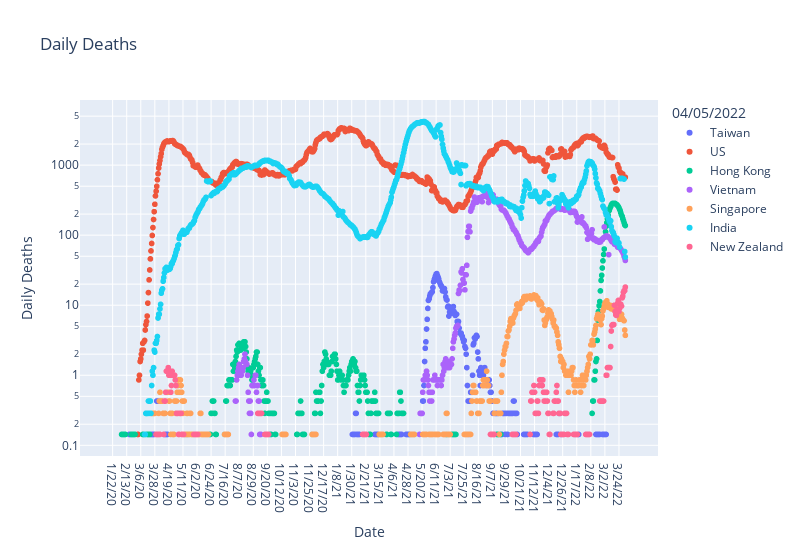

Notebook code for this chart:
### Code cell
ploty_line('Daily Deaths', log_plot=True)

### Figure 1 — Plotly figure (JSON) as saved in the notebook; plotly's stock layout.template omitted (floating-point values rounded to 4 significant figures; data arrays with more than 128 entries replaced by an {"elided": "..."} marker saying what was removed)
{"data": [{"hovertemplate": "04/05/2022=Taiwan<br>Date=%{x}<br>Daily Deaths=%{y}<extra></extra>", "legendgroup": "Taiwan", "marker": {"color": "#636efa", "symbol": "circle"}, "mode": "markers", "name": "Taiwan", "showlegend": true, "type": "scattergl", "x": {"elided": "803 str values"}, "xaxis": "x", "y": {"elided": "803 float values"}, "yaxis": "y"}, {"hovertemplate": "04/05/2022=US<br>Date=%{x}<br>Daily Deaths=%{y}<extra></extra>", "legendgroup": "US", "marker": {"color": "#EF553B", "symbol": "circle"}, "mode": "markers", "name": "US", "showlegend": true, "type": "scattergl", "x": {"elided": "803 str values"}, "xaxis": "x", "y": {"elided": "803 float values"}, "yaxis": "y"}, {"hovertemplate": "04/05/2022=Hong Kong<br>Date=%{x}<br>Daily Deaths=%{y}<extra></extra>", "legendgroup": "Hong Kong", "marker": {"color": "#00cc96", "symbol": "circle"}, "mode": "markers", "name": "Hong Kong", "showlegend": true, "type": "scattergl", "x": {"elided": "803 str values"}, "xaxis": "x", "y": {"elided": "803 float values"}, "yaxis": "y"}, {"hovertemplate": "04/05/2022=Vietnam<br>Date=%{x}<br>Daily Deaths=%{y}<extra></extra>", "legendgroup": "Vietnam", "marker": {"color": "#ab63fa", "symbol": "circle"}, "mode": "markers", "name": "Vietnam", "showlegend": true, "type": "scattergl", "x": {"elided": "803 str values"}, "xaxis": "x", "y": {"elided": "803 float values"}, "yaxis": "y"}, {"hovertemplate": "04/05/2022=Singapore<br>Date=%{x}<br>Daily Deaths=%{y}<extra></extra>", "legendgroup": "Singapore", "marker": {"color": "#FFA15A", "symbol": "circle"}, "mode": "markers", "name": "Singapore", "showlegend": true, "type": "scattergl", "x": {"elided": "803 str values"}, "xaxis": "x", "y": {"elided": "803 float values"}, "yaxis": "y"}, {"hovertemplate": "04/05/2022=India<br>Date=%{x}<br>Daily Deaths=%{y}<extra></extra>", "legendgroup": "India", "marker": {"color": "#19d3f3", "symbol": "circle"}, "mode": "markers", "name": "India", "showlegend": true, "type": "scattergl", "x": {"elided": "803 str values"}, "xaxis": "x", "y": {"elided": "803 float values"}, "yaxis": "y"}, {"hovertemplate": "04/05/2022=New Zealand<br>Date=%{x}<br>Daily Deaths=%{y}<extra></extra>", "legendgroup": "New Zealand", "marker": {"color": "#FF6692", "symbol": "circle"}, "mode": "markers", "name": "New Zealand", "showlegend": true, "type": "scattergl", "x": {"elided": "803 str values"}, "xaxis": "x", "y": {"elided": "803 float values"}, "yaxis": "y"}], "layout": {"height": 550, "legend": {"title": {"text": "04/05/2022"}, "tracegroupgap": 0}, "showlegend": true, "title": {"text": "Daily Deaths"}, "width": 800, "xaxis": {"anchor": "y", "domain": [0, 1], "title": {"text": "Date"}}, "yaxis": {"anchor": "x", "domain": [0, 1], "title": {"text": "Daily Deaths"}, "type": "log"}}}
